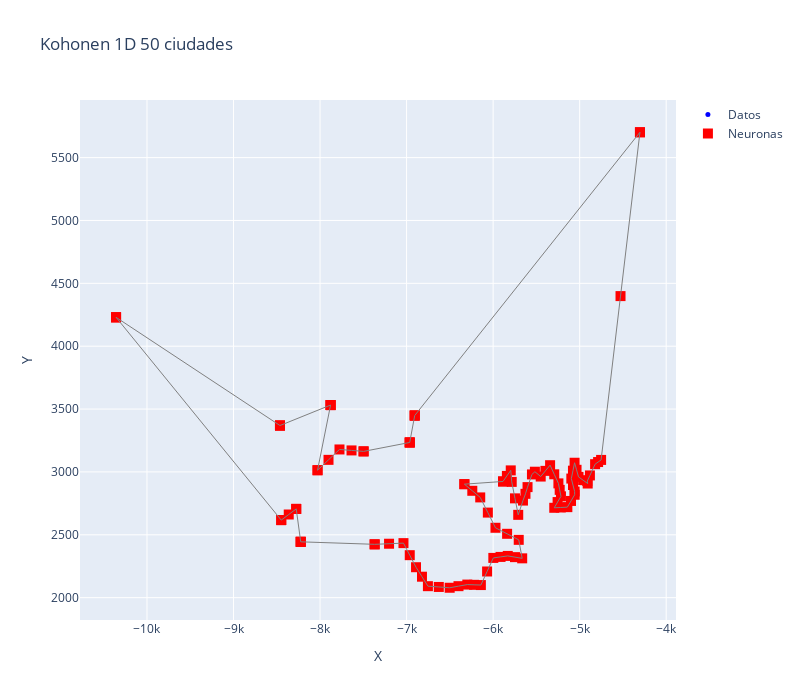

Source (notebook cell):
### Code cell
resultados_50 = entrenar_1D_unico(
    dataset_50,
    alpha=0.5,
    iteraciones=10000,
    varianza=10,
    multiplicador=2
)

### Figure 1 — Plotly figure (JSON) as saved in the notebook; plotly's stock layout.template omitted (floating-point values rounded to 4 significant figures)
{"data": [{"marker": {"color": "blue", "size": 5}, "mode": "markers", "name": "Datos", "type": "scatter", "x": [-6891.0, -5633.0, -5096.0, -7369.0, -4303.0, -5216.0, -7036.0, -10360.0, -5785.0, -5704.0, -5710.0, -5831.0, -5142.0, -5664.0, -4822.0, -6754.0, -8224.0, -5294.0, -4752.0, -6298.0, -5886.0, -5796.0, -6502.0, -5342.0, -8463.0, -8448.0, -7497.0, -6142.0, -5246.0, -5998.0, -6964.0, -6149.0, -8029.0, -4910.0, -5973.0, -6906.0, -5551.0, -5013.0, -5058.0, -4907.0, -5450.0, -5517.0, -5059.0, -7776.0, -7878.0, -4913.0, -5623.0, -8275.0, -6332.0, -5058.0], "y": [2242.0, 2839.0, 2947.0, 2424.0, 5702.0, 2806.0, 2434.0, 4230.0, 2921.0, 2460.0, 2659.0, 2332.0, 2720.0, 2313.0, 3062.0, 2091.0, 2444.0, 2715.0, 3096.0, 2104.0, 2924.0, 3012.0, 2079.0, 3053.0, 3369.0, 2617.0, 3163.0, 2100.0, 2909.0, 2316.0, 3234.0, 2797.0, 3014.0, 2927.0, 2556.0, 3449.0, 2980.0, 2961.0, 2844.0, 2908.0, 2963.0, 3002.0, 3073.0, 3179.0, 3532.0, 2928.0, 2819.0, 2706.0, 2903.0, 2818.0]}, {"marker": {"color": "red", "size": 10, "symbol": "square"}, "mode": "markers", "name": "Neuronas", "type": "scatter", "x": [-6332.0, -6332.0, -5886.0, -5886.0, -5841.0, -5796.0, -5785.0, -5748.0, -5710.0, -5655.0, -5626.0, -5602.0, -5551.0, -5517.0, -5450.0, -5396.0, -5342.0, -5294.0, -5246.0, -5231.0, -5216.0, -5255.0, -5294.0, -5218.0, -5142.0, -5100.0, -5058.0, -5058.0, -5077.0, -5096.0, -5077.0, -5059.0, -5036.0, -5013.0, -4960.0, -4907.0, -4912.0, -4882.0, -4822.0, -4787.0, -4752.0, -4528.0, -4303.0, -4304.0, -6906.0, -6906.0, -6906.0, -6964.0, -6964.0, -6964.0, -7497.0, -7497.0, -7636.0, -7776.0, -7902.0, -8029.0, -8029.0, -7878.0, -7878.0, -7878.0, -8463.0, -8463.0, -8463.0, -10360.0, -10360.0, -10360.0, -8449.0, -8448.0, -8362.0, -8275.0, -8275.0, -8224.0, -8224.0, -8224.0, -7369.0, -7369.0, -7203.0, -7036.0, -6963.0, -6891.0, -6822.0, -6754.0, -6628.0, -6502.0, -6400.0, -6298.0, -6220.0, -6142.0, -6070.0, -5998.0, -5914.0, -5831.0, -5747.0, -5664.0, -5704.0, -5839.0, -5973.0, -6061.0, -6149.0, -6241.0], "y": [2903.0, 2903.0, 2924.0, 2924.0, 2968.0, 3012.0, 2921.0, 2790.0, 2659.0, 2772.0, 2826.0, 2879.0, 2980.0, 3002.0, 2963.0, 3008.0, 3053.0, 2981.0, 2909.0, 2857.0, 2806.0, 2760.0, 2715.0, 2717.0, 2720.0, 2769.0, 2818.0, 2844.0, 2896.0, 2947.0, 3010.0, 3073.0, 3017.0, 2961.0, 2934.0, 2908.0, 2927.0, 2972.0, 3062.0, 3079.0, 3096.0, 4398.0, 5702.0, 5701.0, 3449.0, 3449.0, 3449.0, 3234.0, 3234.0, 3234.0, 3163.0, 3163.0, 3171.0, 3179.0, 3096.0, 3014.0, 3014.0, 3532.0, 3532.0, 3532.0, 3369.0, 3369.0, 3369.0, 4230.0, 4230.0, 4230.0, 2617.0, 2617.0, 2661.0, 2706.0, 2706.0, 2444.0, 2444.0, 2444.0, 2424.0, 2424.0, 2429.0, 2434.0, 2338.0, 2242.0, 2167.0, 2091.0, 2085.0, 2079.0, 2091.0, 2104.0, 2102.0, 2100.0, 2208.0, 2316.0, 2324.0, 2332.0, 2322.0, 2313.0, 2460.0, 2508.0, 2556.0, 2677.0, 2797.0, 2850.0]}, {"line": {"color": "gray", "width": 1}, "mode": "lines", "showlegend": false, "type": "scatter", "x": [-6332.0, -6332.0], "y": [2903.0, 2903.0]}, {"line": {"color": "gray", "width": 1}, "mode": "lines", "showlegend": false, "type": "scatter", "x": [-6332.0, -5886.0], "y": [2903.0, 2924.0]}, {"line": {"color": "gray", "width": 1}, "mode": "lines", "showlegend": false, "type": "scatter", "x": [-5886.0, -5886.0], "y": [2924.0, 2924.0]}, {"line": {"color": "gray", "width": 1}, "mode": "lines", "showlegend": false, "type": "scatter", "x": [-5886.0, -5841.0], "y": [2924.0, 2968.0]}, {"line": {"color": "gray", "width": 1}, "mode": "lines", "showlegend": false, "type": "scatter", "x": [-5841.0, -5796.0], "y": [2968.0, 3012.0]}, {"line": {"color": "gray", "width": 1}, "mode": "lines", "showlegend": false, "type": "scatter", "x": [-5796.0, -5785.0], "y": [3012.0, 2921.0]}, {"line": {"color": "gray", "width": 1}, "mode": "lines", "showlegend": false, "type": "scatter", "x": [-5785.0, -5748.0], "y": [2921.0, 2790.0]}, {"line": {"color": "gray", "width": 1}, "mode": "lines", "showlegend": false, "type": "scatter", "x": [-5748.0, -5710.0], "y": [2790.0, 2659.0]}, {"line": {"color": "gray", "width": 1}, "mode": "lines", "showlegend": false, "type": "scatter", "x": [-5710.0, -5655.0], "y": [2659.0, 2772.0]}, {"line": {"color": "gray", "width": 1}, "mode": "lines", "showlegend": false, "type": "scatter", "x": [-5655.0, -5626.0], "y": [2772.0, 2826.0]}, {"line": {"color": "gray", "width": 1}, "mode": "lines", "showlegend": false, "type": "scatter", "x": [-5626.0, -5602.0], "y": [2826.0, 2879.0]}, {"line": {"color": "gray", "width": 1}, "mode": "lines", "showlegend": false, "type": "scatter", "x": [-5602.0, -5551.0], "y": [2879.0, 2980.0]}, {"line": {"color": "gray", "width": 1}, "mode": "lines", "showlegend": false, "type": "scatter", "x": [-5551.0, -5517.0], "y": [2980.0, 3002.0]}, {"line": {"color": "gray", "width": 1}, "mode": "lines", "showlegend": false, "type": "scatter", "x": [-5517.0, -5450.0], "y": [3002.0, 2963.0]}, {"line": {"color": "gray", "width": 1}, "mode": "lines", "showlegend": false, "type": "scatter", "x": [-5450.0, -5396.0], "y": [2963.0, 3008.0]}, {"line": {"color": "gray", "width": 1}, "mode": "lines", "showlegend": false, "type": "scatter", "x": [-5396.0, -5342.0], "y": [3008.0, 3053.0]}, {"line": {"color": "gray", "width": 1}, "mode": "lines", "showlegend": false, "type": "scatter", "x": [-5342.0, -5294.0], "y": [3053.0, 2981.0]}, {"line": {"color": "gray", "width": 1}, "mode": "lines", "showlegend": false, "type": "scatter", "x": [-5294.0, -5246.0], "y": [2981.0, 2909.0]}, {"line": {"color": "gray", "width": 1}, "mode": "lines", "showlegend": false, "type": "scatter", "x": [-5246.0, -5231.0], "y": [2909.0, 2857.0]}, {"line": {"color": "gray", "width": 1}, "mode": "lines", "showlegend": false, "type": "scatter", "x": [-5231.0, -5216.0], "y": [2857.0, 2806.0]}, {"line": {"color": "gray", "width": 1}, "mode": "lines", "showlegend": false, "type": "scatter", "x": [-5216.0, -5255.0], "y": [2806.0, 2760.0]}, {"line": {"color": "gray", "width": 1}, "mode": "lines", "showlegend": false, "type": "scatter", "x": [-5255.0, -5294.0], "y": [2760.0, 2715.0]}, {"line": {"color": "gray", "width": 1}, "mode": "lines", "showlegend": false, "type": "scatter", "x": [-5294.0, -5218.0], "y": [2715.0, 2717.0]}, {"line": {"color": "gray", "width": 1}, "mode": "lines", "showlegend": false, "type": "scatter", "x": [-5218.0, -5142.0], "y": [2717.0, 2720.0]}, {"line": {"color": "gray", "width": 1}, "mode": "lines", "showlegend": false, "type": "scatter", "x": [-5142.0, -5100.0], "y": [2720.0, 2769.0]}, {"line": {"color": "gray", "width": 1}, "mode": "lines", "showlegend": false, "type": "scatter", "x": [-5100.0, -5058.0], "y": [2769.0, 2818.0]}, {"line": {"color": "gray", "width": 1}, "mode": "lines", "showlegend": false, "type": "scatter", "x": [-5058.0, -5058.0], "y": [2818.0, 2844.0]}, {"line": {"color": "gray", "width": 1}, "mode": "lines", "showlegend": false, "type": "scatter", "x": [-5058.0, -5077.0], "y": [2844.0, 2896.0]}, {"line": {"color": "gray", "width": 1}, "mode": "lines", "showlegend": false, "type": "scatter", "x": [-5077.0, -5096.0], "y": [2896.0, 2947.0]}, {"line": {"color": "gray", "width": 1}, "mode": "lines", "showlegend": false, "type": "scatter", "x": [-5096.0, -5077.0], "y": [2947.0, 3010.0]}, {"line": {"color": "gray", "width": 1}, "mode": "lines", "showlegend": false, "type": "scatter", "x": [-5077.0, -5059.0], "y": [3010.0, 3073.0]}, {"line": {"color": "gray", "width": 1}, "mode": "lines", "showlegend": false, "type": "scatter", "x": [-5059.0, -5036.0], "y": [3073.0, 3017.0]}, {"line": {"color": "gray", "width": 1}, "mode": "lines", "showlegend": false, "type": "scatter", "x": [-5036.0, -5013.0], "y": [3017.0, 2961.0]}, {"line": {"color": "gray", "width": 1}, "mode": "lines", "showlegend": false, "type": "scatter", "x": [-5013.0, -4960.0], "y": [2961.0, 2934.0]}, {"line": {"color": "gray", "width": 1}, "mode": "lines", "showlegend": false, "type": "scatter", "x": [-4960.0, -4907.0], "y": [2934.0, 2908.0]}, {"line": {"color": "gray", "width": 1}, "mode": "lines", "showlegend": false, "type": "scatter", "x": [-4907.0, -4912.0], "y": [2908.0, 2927.0]}, {"line": {"color": "gray", "width": 1}, "mode": "lines", "showlegend": false, "type": "scatter", "x": [-4912.0, -4882.0], "y": [2927.0, 2972.0]}, {"line": {"color": "gray", "width": 1}, "mode": "lines", "showlegend": false, "type": "scatter", "x": [-4882.0, -4822.0], "y": [2972.0, 3062.0]}, {"line": {"color": "gray", "width": 1}, "mode": "lines", "showlegend": false, "type": "scatter", "x": [-4822.0, -4787.0], "y": [3062.0, 3079.0]}, {"line": {"color": "gray", "width": 1}, "mode": "lines", "showlegend": false, "type": "scatter", "x": [-4787.0, -4752.0], "y": [3079.0, 3096.0]}, {"line": {"color": "gray", "width": 1}, "mode": "lines", "showlegend": false, "type": "scatter", "x": [-4752.0, -4528.0], "y": [3096.0, 4398.0]}, {"line": {"color": "gray", "width": 1}, "mode": "lines", "showlegend": false, "type": "scatter", "x": [-4528.0, -4303.0], "y": [4398.0, 5702.0]}, {"line": {"color": "gray", "width": 1}, "mode": "lines", "showlegend": false, "type": "scatter", "x": [-4303.0, -4304.0], "y": [5702.0, 5701.0]}, {"line": {"color": "gray", "width": 1}, "mode": "lines", "showlegend": false, "type": "scatter", "x": [-4304.0, -6906.0], "y": [5701.0, 3449.0]}, {"line": {"color": "gray", "width": 1}, "mode": "lines", "showlegend": false, "type": "scatter", "x": [-6906.0, -6906.0], "y": [3449.0, 3449.0]}, {"line": {"color": "gray", "width": 1}, "mode": "lines", "showlegend": false, "type": "scatter", "x": [-6906.0, -6906.0], "y": [3449.0, 3449.0]}, {"line": {"color": "gray", "width": 1}, "mode": "lines", "showlegend": false, "type": "scatter", "x": [-6906.0, -6964.0], "y": [3449.0, 3234.0]}, {"line": {"color": "gray", "width": 1}, "mode": "lines", "showlegend": false, "type": "scatter", "x": [-6964.0, -6964.0], "y": [3234.0, 3234.0]}, {"line": {"color": "gray", "width": 1}, "mode": "lines", "showlegend": false, "type": "scatter", "x": [-6964.0, -6964.0], "y": [3234.0, 3234.0]}, {"line": {"color": "gray", "width": 1}, "mode": "lines", "showlegend": false, "type": "scatter", "x": [-6964.0, -7497.0], "y": [3234.0, 3163.0]}, {"line": {"color": "gray", "width": 1}, "mode": "lines", "showlegend": false, "type": "scatter", "x": [-7497.0, -7497.0], "y": [3163.0, 3163.0]}, {"line": {"color": "gray", "width": 1}, "mode": "lines", "showlegend": false, "type": "scatter", "x": [-7497.0, -7636.0], "y": [3163.0, 3171.0]}, {"line": {"color": "gray", "width": 1}, "mode": "lines", "showlegend": false, "type": "scatter", "x": [-7636.0, -7776.0], "y": [3171.0, 3179.0]}, {"line": {"color": "gray", "width": 1}, "mode": "lines", "showlegend": false, "type": "scatter", "x": [-7776.0, -7902.0], "y": [3179.0, 3096.0]}, {"line": {"color": "gray", "width": 1}, "mode": "lines", "showlegend": false, "type": "scatter", "x": [-7902.0, -8029.0], "y": [3096.0, 3014.0]}, {"line": {"color": "gray", "width": 1}, "mode": "lines", "showlegend": false, "type": "scatter", "x": [-8029.0, -8029.0], "y": [3014.0, 3014.0]}, {"line": {"color": "gray", "width": 1}, "mode": "lines", "showlegend": false, "type": "scatter", "x": [-8029.0, -7878.0], "y": [3014.0, 3532.0]}, {"line": {"color": "gray", "width": 1}, "mode": "lines", "showlegend": false, "type": "scatter", "x": [-7878.0, -7878.0], "y": [3532.0, 3532.0]}, {"line": {"color": "gray", "width": 1}, "mode": "lines", "showlegend": false, "type": "scatter", "x": [-7878.0, -7878.0], "y": [3532.0, 3532.0]}, {"line": {"color": "gray", "width": 1}, "mode": "lines", "showlegend": false, "type": "scatter", "x": [-7878.0, -8463.0], "y": [3532.0, 3369.0]}, {"line": {"color": "gray", "width": 1}, "mode": "lines", "showlegend": false, "type": "scatter", "x": [-8463.0, -8463.0], "y": [3369.0, 3369.0]}, {"line": {"color": "gray", "width": 1}, "mode": "lines", "showlegend": false, "type": "scatter", "x": [-8463.0, -8463.0], "y": [3369.0, 3369.0]}, {"line": {"color": "gray", "width": 1}, "mode": "lines", "showlegend": false, "type": "scatter", "x": [-8463.0, -10360.0], "y": [3369.0, 4230.0]}, {"line": {"color": "gray", "width": 1}, "mode": "lines", "showlegend": false, "type": "scatter", "x": [-10360.0, -10360.0], "y": [4230.0, 4230.0]}, {"line": {"color": "gray", "width": 1}, "mode": "lines", "showlegend": false, "type": "scatter", "x": [-10360.0, -10360.0], "y": [4230.0, 4230.0]}, {"line": {"color": "gray", "width": 1}, "mode": "lines", "showlegend": false, "type": "scatter", "x": [-10360.0, -8449.0], "y": [4230.0, 2617.0]}, {"line": {"color": "gray", "width": 1}, "mode": "lines", "showlegend": false, "type": "scatter", "x": [-8449.0, -8448.0], "y": [2617.0, 2617.0]}, {"line": {"color": "gray", "width": 1}, "mode": "lines", "showlegend": false, "type": "scatter", "x": [-8448.0, -8362.0], "y": [2617.0, 2661.0]}, {"line": {"color": "gray", "width": 1}, "mode": "lines", "showlegend": false, "type": "scatter", "x": [-8362.0, -8275.0], "y": [2661.0, 2706.0]}, {"line": {"color": "gray", "width": 1}, "mode": "lines", "showlegend": false, "type": "scatter", "x": [-8275.0, -8275.0], "y": [2706.0, 2706.0]}, {"line": {"color": "gray", "width": 1}, "mode": "lines", "showlegend": false, "type": "scatter", "x": [-8275.0, -8224.0], "y": [2706.0, 2444.0]}, {"line": {"color": "gray", "width": 1}, "mode": "lines", "showlegend": false, "type": "scatter", "x": [-8224.0, -8224.0], "y": [2444.0, 2444.0]}, {"line": {"color": "gray", "width": 1}, "mode": "lines", "showlegend": false, "type": "scatter", "x": [-8224.0, -8224.0], "y": [2444.0, 2444.0]}, {"line": {"color": "gray", "width": 1}, "mode": "lines", "showlegend": false, "type": "scatter", "x": [-8224.0, -7369.0], "y": [2444.0, 2424.0]}, {"line": {"color": "gray", "width": 1}, "mode": "lines", "showlegend": false, "type": "scatter", "x": [-7369.0, -7369.0], "y": [2424.0, 2424.0]}, {"line": {"color": "gray", "width": 1}, "mode": "lines", "showlegend": false, "type": "scatter", "x": [-7369.0, -7203.0], "y": [2424.0, 2429.0]}, {"line": {"color": "gray", "width": 1}, "mode": "lines", "showlegend": false, "type": "scatter", "x": [-7203.0, -7036.0], "y": [2429.0, 2434.0]}, {"line": {"color": "gray", "width": 1}, "mode": "lines", "showlegend": false, "type": "scatter", "x": [-7036.0, -6963.0], "y": [2434.0, 2338.0]}, {"line": {"color": "gray", "width": 1}, "mode": "lines", "showlegend": false, "type": "scatter", "x": [-6963.0, -6891.0], "y": [2338.0, 2242.0]}, {"line": {"color": "gray", "width": 1}, "mode": "lines", "showlegend": false, "type": "scatter", "x": [-6891.0, -6822.0], "y": [2242.0, 2167.0]}, {"line": {"color": "gray", "width": 1}, "mode": "lines", "showlegend": false, "type": "scatter", "x": [-6822.0, -6754.0], "y": [2167.0, 2091.0]}, {"line": {"color": "gray", "width": 1}, "mode": "lines", "showlegend": false, "type": "scatter", "x": [-6754.0, -6628.0], "y": [2091.0, 2085.0]}, {"line": {"color": "gray", "width": 1}, "mode": "lines", "showlegend": false, "type": "scatter", "x": [-6628.0, -6502.0], "y": [2085.0, 2079.0]}, {"line": {"color": "gray", "width": 1}, "mode": "lines", "showlegend": false, "type": "scatter", "x": [-6502.0, -6400.0], "y": [2079.0, 2091.0]}, {"line": {"color": "gray", "width": 1}, "mode": "lines", "showlegend": false, "type": "scatter", "x": [-6400.0, -6298.0], "y": [2091.0, 2104]}, {"line": {"color": "gray", "width": 1}, "mode": "lines", "showlegend": false, "type": "scatter", "x": [-6298.0, -6220.0], "y": [2104, 2102.0]}, {"line": {"color": "gray", "width": 1}, "mode": "lines", "showlegend": false, "type": "scatter", "x": [-6220.0, -6142.0], "y": [2102.0, 2100.0]}, {"line": {"color": "gray", "width": 1}, "mode": "lines", "showlegend": false, "type": "scatter", "x": [-6142.0, -6070.0], "y": [2100.0, 2208.0]}, {"line": {"color": "gray", "width": 1}, "mode": "lines", "showlegend": false, "type": "scatter", "x": [-6070.0, -5998.0], "y": [2208.0, 2316.0]}, {"line": {"color": "gray", "width": 1}, "mode": "lines", "showlegend": false, "type": "scatter", "x": [-5998.0, -5914.0], "y": [2316.0, 2324.0]}, {"line": {"color": "gray", "width": 1}, "mode": "lines", "showlegend": false, "type": "scatter", "x": [-5914.0, -5831.0], "y": [2324.0, 2332.0]}, {"line": {"color": "gray", "width": 1}, "mode": "lines", "showlegend": false, "type": "scatter", "x": [-5831.0, -5747.0], "y": [2332.0, 2322.0]}, {"line": {"color": "gray", "width": 1}, "mode": "lines", "showlegend": false, "type": "scatter", "x": [-5747.0, -5664.0], "y": [2322.0, 2313.0]}, {"line": {"color": "gray", "width": 1}, "mode": "lines", "showlegend": false, "type": "scatter", "x": [-5664.0, -5704.0], "y": [2313.0, 2460.0]}, {"line": {"color": "gray", "width": 1}, "mode": "lines", "showlegend": false, "type": "scatter", "x": [-5704.0, -5839.0], "y": [2460.0, 2508.0]}, {"line": {"color": "gray", "width": 1}, "mode": "lines", "showlegend": false, "type": "scatter", "x": [-5839.0, -5973.0], "y": [2508.0, 2556.0]}, {"line": {"color": "gray", "width": 1}, "mode": "lines", "showlegend": false, "type": "scatter", "x": [-5973.0, -6061.0], "y": [2556.0, 2677.0]}, {"line": {"color": "gray", "width": 1}, "mode": "lines", "showlegend": false, "type": "scatter", "x": [-6061.0, -6149.0], "y": [2677.0, 2797.0]}, {"line": {"color": "gray", "width": 1}, "mode": "lines", "showlegend": false, "type": "scatter", "x": [-6149.0, -6241.0], "y": [2797.0, 2850.0]}, {"line": {"color": "gray", "width": 1}, "mode": "lines", "showlegend": false, "type": "scatter", "x": [-6241.0, -6332.0], "y": [2850.0, 2903.0]}], "layout": {"height": 700, "showlegend": true, "title": {"text": "Kohonen 1D 50 ciudades"}, "width": 800, "xaxis": {"title": {"text": "X"}}, "yaxis": {"title": {"text": "Y"}}}}
